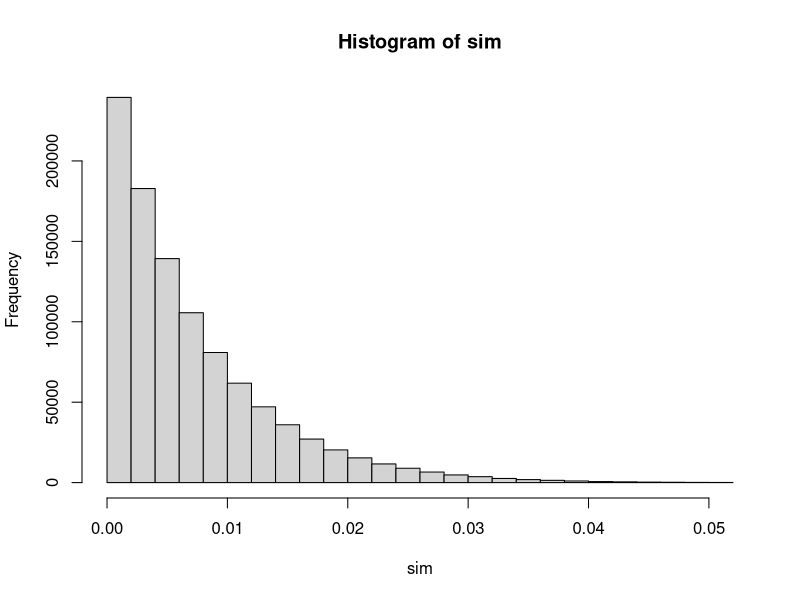

Recreate this plot in R.
x = c(90,703,68,146,840,272,580,164,63,267,111,102,379,272,610,439,111,119,6,137)
lambda = 1 / mean(x)

y = rexp(1e6)

sim = 2*y*lambda*exp(-lambda*y^2)

hist(sim)